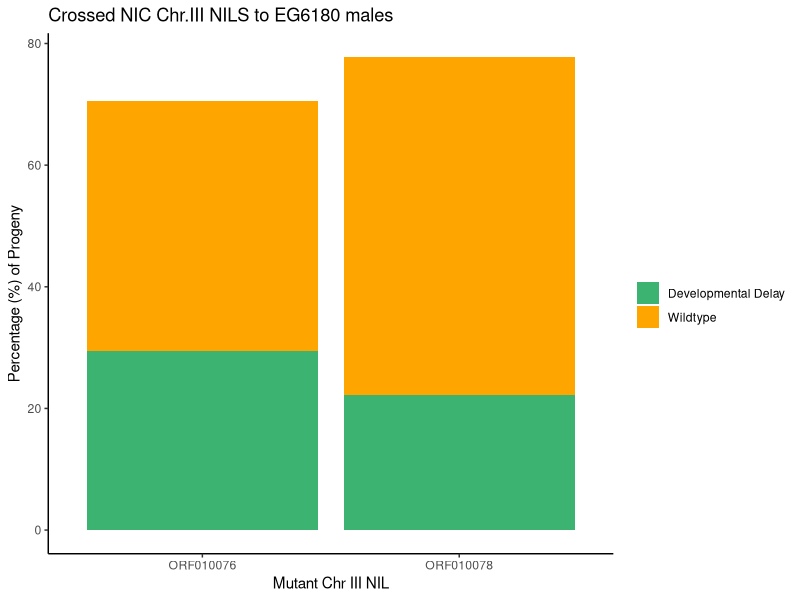

Write the R code that produced this figure.
# Create a data frame with the data for each mutant
mutants <- data.frame(
  mutant = c("ORF010078", "ORF010076"),
  wildtype_percent = c(77.8, 70.6),
  devdelay_percent = c(22.2, 29.4)
)

# Create the stacked bar chart
library(ggplot2)

ggplot(mutants, aes(x = mutant)) +
  geom_bar(aes(y = wildtype_percent, fill = "Wildtype"), stat = "identity") +
  geom_bar(aes(y = devdelay_percent, fill = "Developmental Delay"), stat = "identity") +
  scale_fill_manual(name = "", values = c("#3CB371", "#FFA500")) +
  xlab("Mutant Chr III NIL") +
  ylab("Percentage (%) of Progeny") +
  ggtitle("Crossed NIC Chr.III NILS to EG6180 males") +
  theme(plot.title = element_text(hjust = 0.5))+
  theme_classic()

